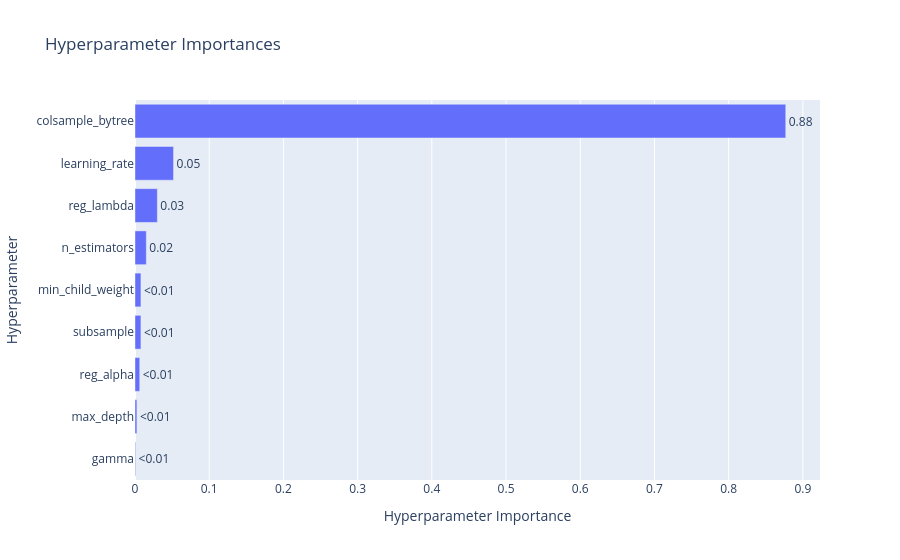
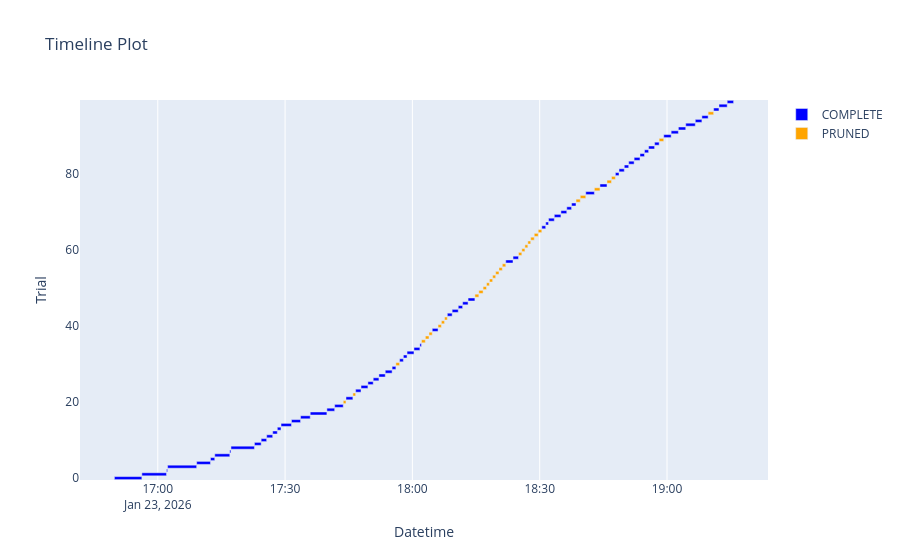
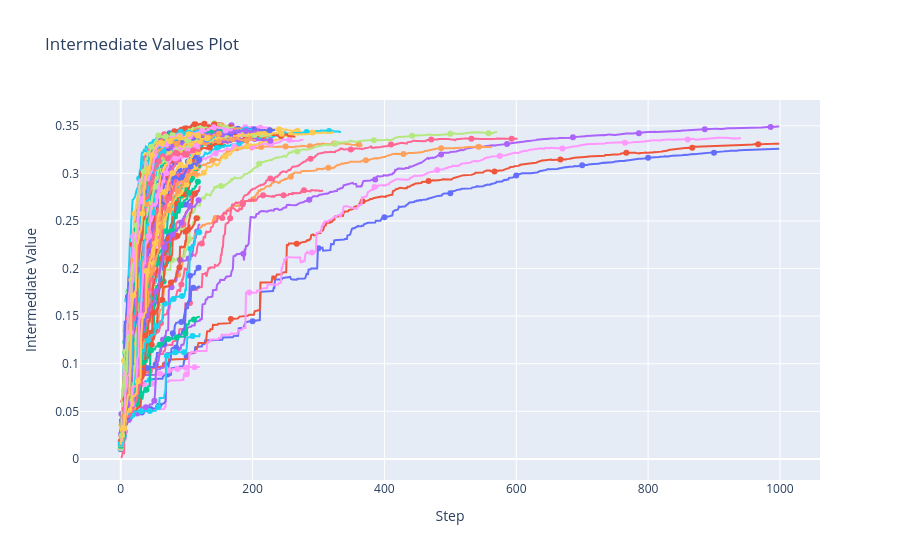
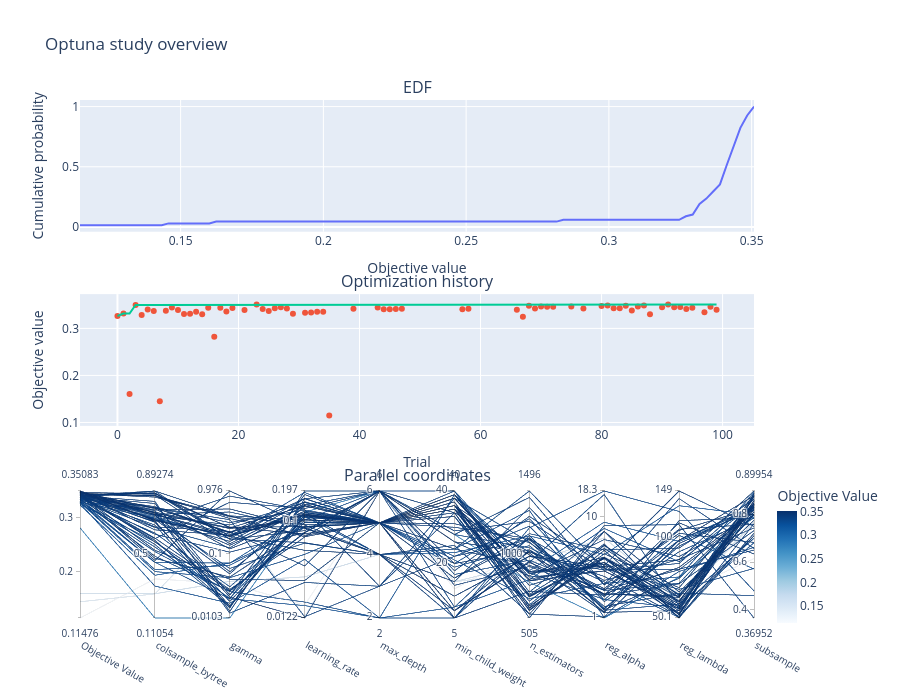

Notebook code cell kept with these figures, in order:
### Code cell
import optuna
import optuna_integration
from plotly.io import show
import optuna.visualization as vis

import plotly.graph_objects as go
from plotly.subplots import make_subplots



# https://optuna.readthedocs.io/en/stable/reference/visualization/index.html

fig = optuna.visualization.plot_param_importances(study)
show(fig)

fig = optuna.visualization.plot_timeline(study)
show(fig)
fig = optuna.visualization.plot_intermediate_values(study)
show(fig)

fig_edf = optuna.visualization.plot_edf(study)
fig_hist = optuna.visualization.plot_optimization_history(study)
fig_par = optuna.visualization.plot_parallel_coordinate(study)


fig = make_subplots(
    rows=3,
    cols=1,
    specs=[
        [{"type": "xy"}],
        [{"type": "xy"}],
        [{"type": "domain"}],   
    ],
    subplot_titles=[
        "EDF",
        "Optimization history",
        "Parallel coordinates"
    ],
    vertical_spacing=0.12
)


for trace in fig_edf.data:
    fig.add_trace(trace, row=1, col=1)

for trace in fig_hist.data:
    fig.add_trace(trace, row=2, col=1)


par_trace = fig_par.data[0]  
par_trace.line.colorbar.update(
    thickness=20,
    len=0.3,
    y=0.125,  
    x=1.02    
)

fig.add_trace(par_trace, row=3, col=1)


fig.update_xaxes(title_text="Objective value", row=1, col=1)
fig.update_yaxes(title_text="Cumulative probability", row=1, col=1)

fig.update_xaxes(title_text="Trial", row=2, col=1)
fig.update_yaxes(title_text="Objective value", row=2, col=1)


fig.update_layout(
    height=700,
    showlegend=False,
    title_text="Optuna study overview"
)

fig.show()
